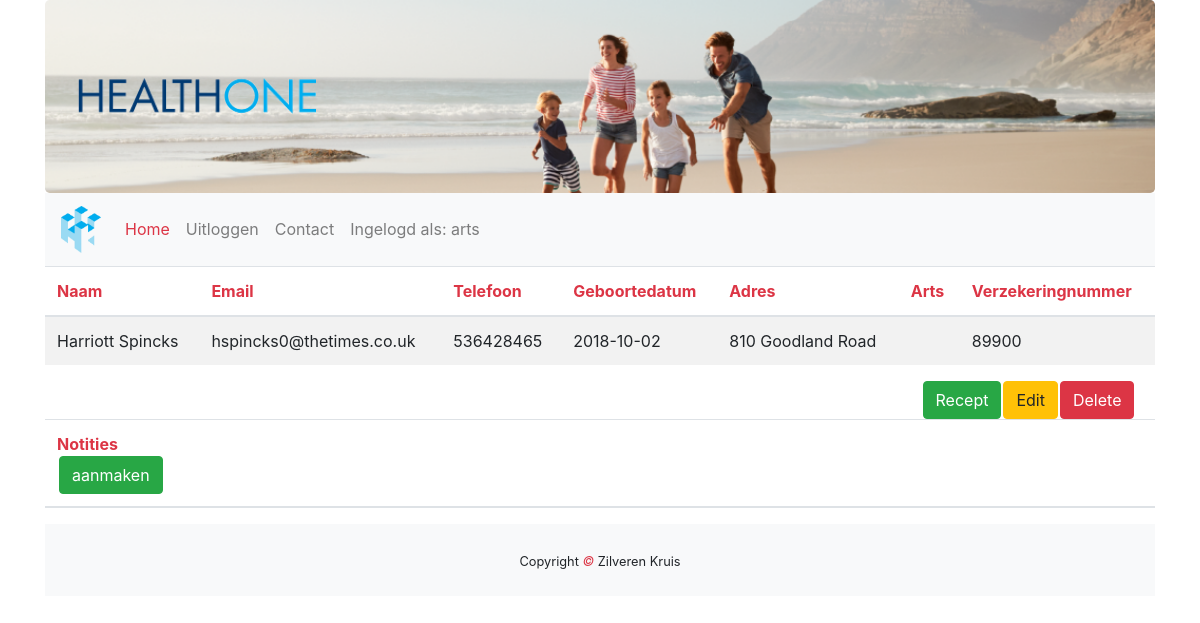
Screenshot of /huisarts/patient_info.php?id=81 (signed in) with the database file from the repository.
### tables this page shows
CREATE TABLE `patient` (
  `patient_id` int(255) NOT NULL,
  `naam` varchar(255) NOT NULL,
  `email` varchar(255) NOT NULL,
  `telefoon` varchar(255) NOT NULL,
  `geboortedatum` date NOT NULL,
  `adres` varchar(255) NOT NULL,
  `verzekeringnummer` int(255) NOT NULL,
  `arts_id` int(11) NOT NULL
);

### huisarts/patient_info.php (the view, shortened to what this page needs)
<!DOCTYPE html>
<html lang="en">
<head>
    <link rel="stylesheet" href="https://maxcdn.bootstrapcdn.com/bootstrap/4.3.1/css/bootstrap.min.css">
    <link rel="stylesheet" href="../css/index.css">
</head>
<body>
<div class="container">
    <div class="jumbotron text-center">
    <div class="row">
        <div class="col-sm-3">
            <img class="d-none d-sm-block img-fluid" src="../img/healthtwo_text_transparent.png" alt="Logo">
        </div>
    </div>
</div>
<nav class="navbar navbar-expand-sm bg-light navbar-light sticky-top">
            <a class="navbar-brand" href="index.php">
                <img class="navbrand" src="../img/healthtwo_logo_transparent.png" alt="Logo">
            </a>
            <div class="collapse navbar-collapse" id="collapse_target">
                <ul class="navbar-nav">
                    <li class="nav-item active">
                        <a class="nav-link text-danger" href="index.php">Home</a>
                    </li>
                    <?php
                    if(isset($_SESSION['functie']) && $_SESSION['functie'] != null) {
                        echo '<li class="nav-item"><a class="nav-link" href="../uitloggen.php">Uitloggen</a></li>';
                    }
                    ?>
                    <li class="nav-item">
                        <a class="nav-link" href="../contact.php">Contact</a>
                    </li>
                    <?php
                    if(isset($_SESSION['functie'])) {
                    echo '<li class="nav-item">
                    <a class="nav-link" href="#">Ingelogd als: ' . $_SESSION['functie'] .'</a></li>';
                }
                ?>
                </ul>
            </div>
        </nav>
<div class="table-responsive">
    <table class="table table-striped">
        <thead>
            <tr>
                <th class="text-danger">Naam</th>
                <th class="text-danger">Email</th>
                <th class="text-danger">Telefoon</th>
                <th class="text-danger">Geboortedatum</th>
                <th class="text-danger">Adres</th>
                <th class="text-danger">Arts</th>
                <th class="text-danger">Verzekeringnummer</th>
            </tr>
        </thead>
        <tbody>
            <?php
            try {
                $db = new PDO("mysql:host=localhost;dbname=healthone","root","");
                $query = $db->prepare("SELECT * FROM patient WHERE patient_id = " . $_GET['id']);
                $query->execute();
                $result = $query->fetchAll(PDO::FETCH_ASSOC);
                foreach ($result as &$data) {
                    echo "<tr>";
                    echo "<td>" . $data['naam'] . "</td>";
                    echo "<td>" . $data['email'] . "</td>";
                    echo "<td>" . $data['telefoon'] . "</td>";
                    echo "<td>" . $data['geboortedatum'] . "</td>";
                    echo "<td>" . $data['adres'] . "</td>";
                    echo "<td></td>";
                    echo "<td>" . $data['verzekeringnummer'] . "</td>";
                    echo "</tr>";
                }
            }
            catch(PDOException $e){
                die("wank".$e->getMessage());
            }
            ?>
        </tbody>
    </table>
</div>
<div class="row text-center">
    <div class="col-lg-9"></div>
    <div class="col-lg-3">
        <?php
        echo "<td><a href='recept_uitschrijven.php?id=".$_GET['id']."'>"."<button type=\"button\" class=\"btn btn-success\">Recept</button>";
        echo "<td><a href='edit.php?id=".$_GET['id']."'>"."<button type=\"button\" class=\"btn btn-warning\">Edit</button></a>";
        echo "<td><a href='drop.php?id=".$_GET['id']."'>"."<button type=\"button\" class=\"btn btn-danger\">Delete</button></a>";
        ?>
    </div>
</div>
<table class="table table-striped">
    <thead>
    <tr>
        <th class="text-danger">Notities<br><a href="aanmaken_notitie.php?id=<?php echo $_GET['id']; ?>"><button  type="button" class="btn btn-success">aanmaken</button></a></th>
    </tr>
    </thead>
</table>
<footer class="py-4 bg-light text-dark-50 text-center">
    <small>Copyright <em class="text-danger"> &copy; </em>Zilveren Kruis</small>
</footer>
</body>
</html>

### css/index.css (style rules this page uses)
.jumbotron { margin-bottom: 0; background-image: url(../img/zilverenkruis_jumbotron.png); background-repeat: no-repeat; -webkit-background-size: cover; -o-background-size: cover; background-size: cover; }
.navbrand { width:40px; }
a { color: black; }
a button { margin-left: 2px; }

### rows the page displays
patient: naam "Harriott Spincks", email "hspincks0@thetimes.co.uk", telefoon "536428465", geboortedatum "2018-10-02", adres "810 Goodland Road", verzekeringnummer "89900"

### other values shown
$_SESSION['functie'] "arts"
